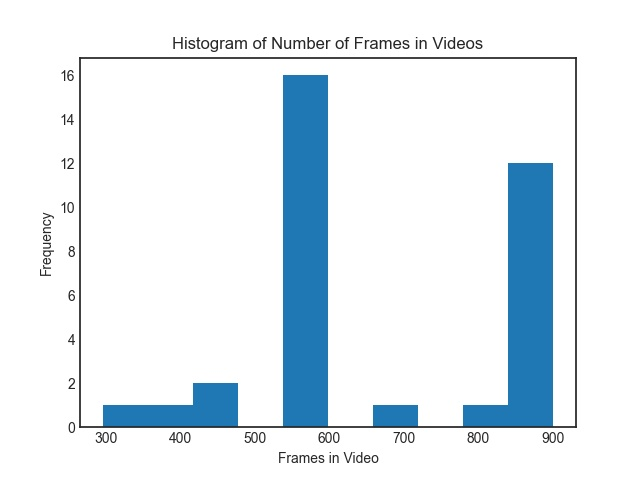

Python code for this plot:
import matplotlib.pyplot as plt
import os
import cv2

videos_folder = "training_videos/"

WIDTH = 128
HEIGHT = 96

frames = []

x = 0
for video in os.listdir(videos_folder):
    if video != '.DS_Store':
        cap = cv2.VideoCapture(os.path.join(videos_folder,video))
        frames.append(int(cap.get(cv2.CAP_PROP_FRAME_COUNT)))

plt.hist(frames)
plt.xlabel("Frames in Video")
plt.ylabel("Frequency")
plt.title("Histogram of Number of Frames in Videos")

plt.savefig("times.jpg")
